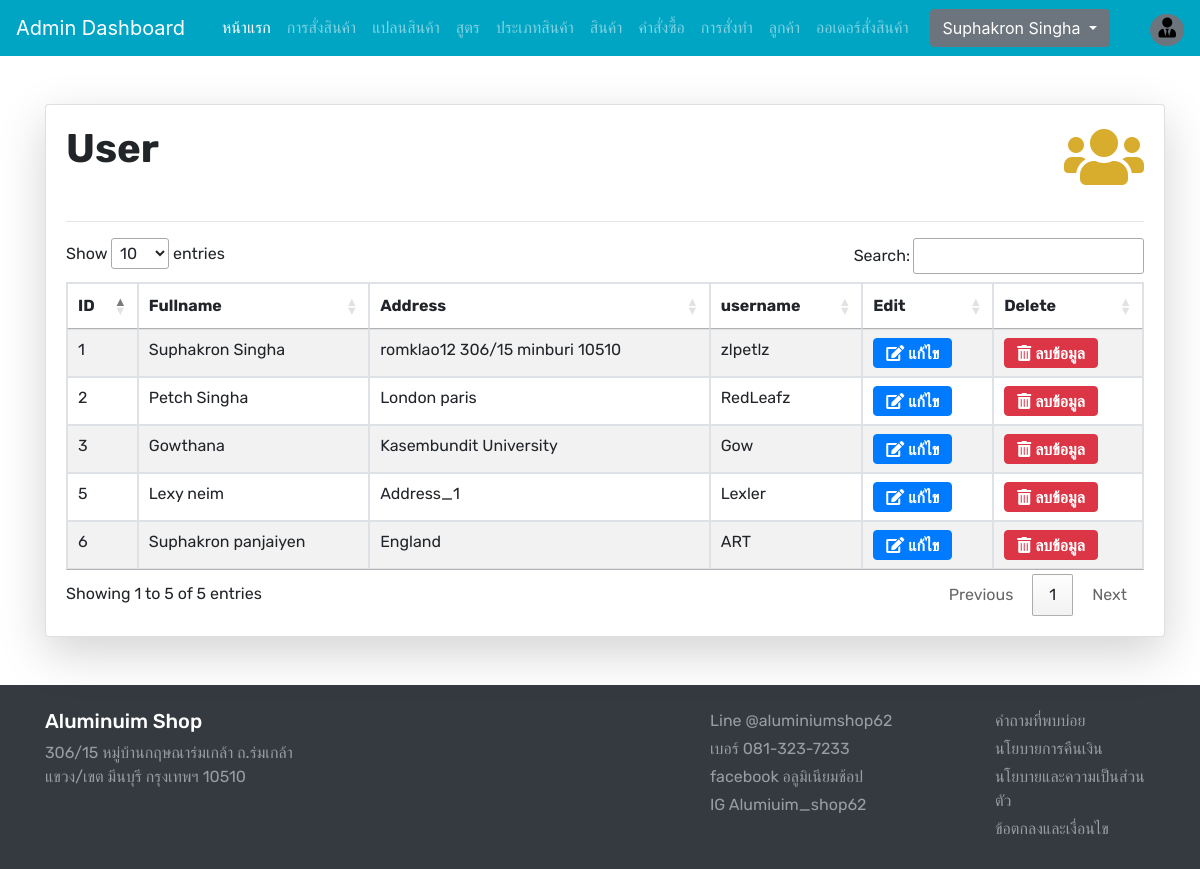
Page /admin/adminuser.php (signed in) on the earlier database version.
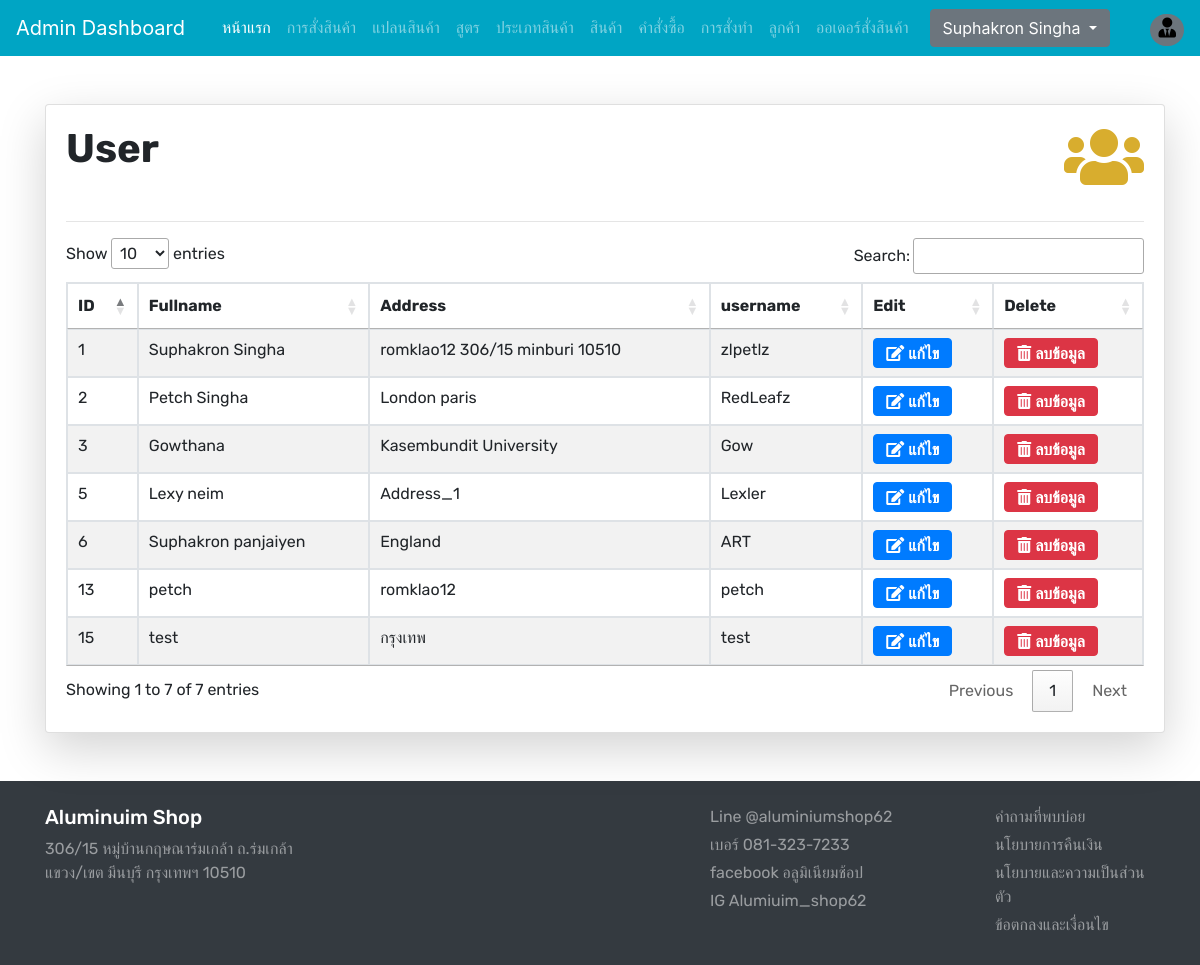
Same page on the later database version.
### tables this page shows
CREATE TABLE `users` (
  `user_id` int(11) NOT NULL COMMENT 'รหัสลูกค้า',
  `fullname` varchar(255) NOT NULL COMMENT 'ชื่อพร้อมนามสกุล',
  `address` varchar(255) NOT NULL COMMENT 'ที่อยู่',
  `username` varchar(255) NOT NULL COMMENT 'ียูเซอร์เนม',
  `password` varchar(255) NOT NULL COMMENT 'รหัสผ่าน'
);

### functions.php (called while the page is built, shortened)
<?php
require ('database/DBController.php');
require ('database/Admin.php');
$db = new DBController();
$adminuser = new Admin($db);

### database/Admin.php (called while the page is built, shortened)
<?php
class Admin
{
    public $db = null;
    public function __construct(DBController $db)
    {
        $this->db = $db;
    }
    public function fetchdata() {
        $result = mysqli_query($this->db->con, "SELECT * FROM users");
        return $result;
    }
}

### database/DBController.php (called while the page is built, shortened)
<?php
class DBController
{
    protected $host = 'localhost';
    protected $user = 'root';
    protected $password = '';
    protected $database = "project";
    public function __construct()
    {
        $this->con = mysqli_connect($this->host, $this->user, $this->password, $this->database);
    }
}

### admin/adminuser.php (the view, shortened to what this page needs)
<?php
    if ($_SESSION['admin_id'] == "") {
        header("location: adminlogin.php");
    } else {
?>
<?php
include ('adminheader.php');
?>
<br>
<br>
    <div class="container">
        <div class="row">
            <div class="col-md-3">
                <div class="card shadow-lg p-30 card-responsive" style="width: 70rem;">
                    <div class="card-body">
                        <div class="font-rubik ">
                                <div class="float-right">
                                <span><i class="fa fa-users" style="color:#d8ad2e;font-size: 4rem;"></i></span>
                                </div>
                                <h1><strong>User</strong></h1>
                                <br>
                                <hr>
                                <table id="myTable" class="table table-bordered table-striped">
                                    <thead>
                                        <th>ID</th>
                                        <th>Fullname</th>
                                        <th>Address</th>
                                        <th>username</th>
                                        <th>Edit</th>
                                        <th>Delete</th>
                                    </thead>
                                    <tbody>
                                        <?php
                                            $sql = $adminuser->fetchdata();
                                            while($row = mysqli_fetch_array($sql)) {
                                        ?>
                                            <tr>
                                                <td><?php echo $row['user_id']; ?></td>
                                                <td><?php echo $row['fullname']; ?></td>
                                                <td><?php echo $row['address']; ?></td>
                                                <td><?php echo $row['username']; ?></td>
                                                <td><a href="adminupdateuser.php?id=<?php echo $row['user_id']; ?>" class="fas fa-edit btn btn-primary" style="font-size: 16px;">&nbsp;แก้ไข</a></td>
                                                <td><a href="admindeleteuser.php?del=<?php echo $row['user_id']; ?>" class="fas fa-trash-alt btn btn-danger" style="font-size: 16px;">&nbsp;ลบข้อมูล</a></td>
                                            </tr>
                                        <?php
                                            }
                                        ?>
                                    </tbody>
                                </table>
                            </div>
                        </div>
                    </div>
                </div>
            </div>
        </div>
<br>
<br>
<?php
include ('adminfooter.php');
?>
<?php
}
?>

Differences in the rows shown:
added users: user_id "13", fullname "petch", address "romklao12", username "petch"
added users: user_id "15", fullname "test", address "กรุงเทพ", username "test"
Other differences:
text written by a page script: "Show entries Search: Showing 1 to 5 of 5 entries Previous 1 Next" → "Show entries Search: Showing 1 to 7 of 7 entries Previous 1 Next"
